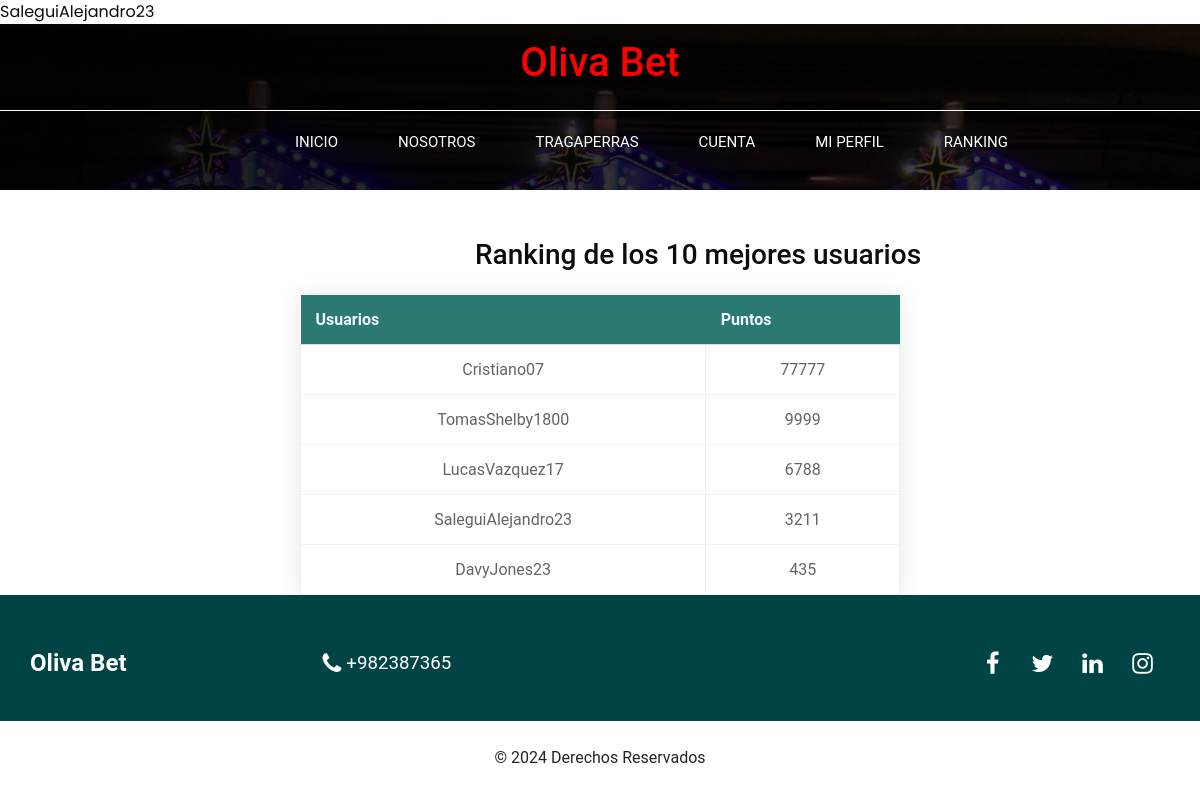
/finter-html/paginaRanking.php (signed in), run on an earlier commit of the app's database.
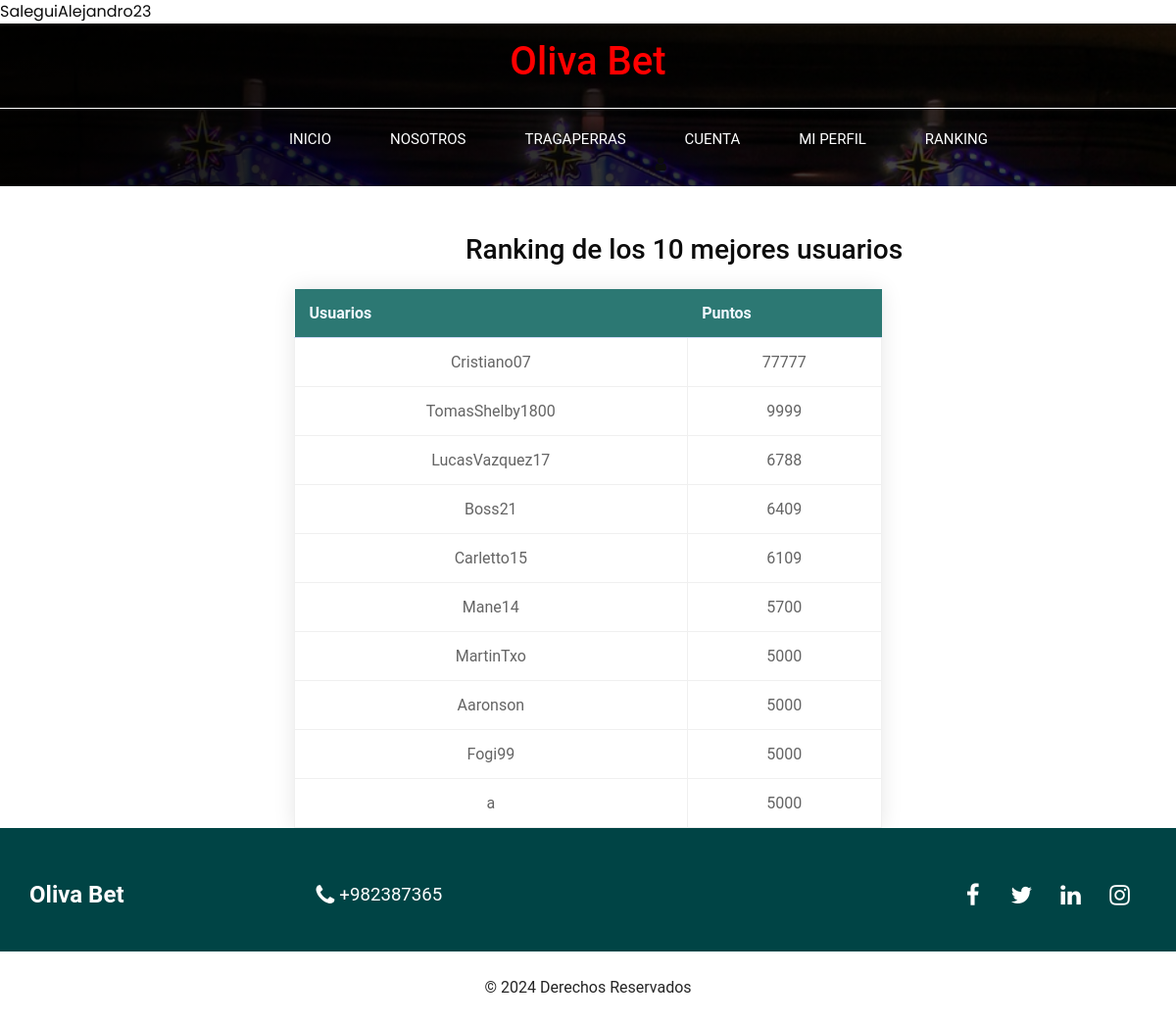
And on a later commit of the database.
### tables this page shows
CREATE TABLE `usuarios` (
  `idUsuario` int(11) NOT NULL,
  `nombreUsuario` varchar(220) NOT NULL,
  `contrasena` text NOT NULL,
  `correoelectronico` text NOT NULL,
  `puntos` int(11) NOT NULL,
  `fecha_Alta` timestamp NOT NULL DEFAULT current_timestamp(),
  `IP_Registro` varchar(50) NOT NULL
);

### finter-html/paginaRanking.php (the view, shortened to what this page needs)
<!DOCTYPE html>
<html>
<head>
  <link rel="stylesheet" type="text/css" href="css/bootstrap.css" />
  <link rel="stylesheet" type="text/css" href="https://cdnjs.cloudflare.com/ajax/libs/OwlCarousel2/2.3.4/assets/owl.carousel.min.css" />
  <link rel="stylesheet" href="https://cdnjs.cloudflare.com/ajax/libs/jquery-nice-select/1.1.0/css/nice-select.min.css" />
  <link href="css/font-awesome.min.css" rel="stylesheet" />
  <link href="css/style.css" rel="stylesheet" />
  <link href="css/responsive.css" rel="stylesheet" />
  <link href="css/tabla.css" rel="stylesheet" />
</head>
<body class="sub_page">
  <div class="hero_area">
    <div class="hero_bg_box">
      <img src="images/hero-bg.jpg" alt="">
    </div>
    <header class="header_section">
      <div class="header_top">
        <div class="container-fluid header_top_container">
          <div class="contact_nav">
            <a href="">
             <h1>Oliva Bet</h1>
            </a>
          </div>
        </div>
      </div>
      <div class="header_bottom">
        <div class="container-fluid">
          <nav class="navbar navbar-expand-lg custom_nav-container ">
            <div class="collapse navbar-collapse" id="navbarSupportedContent">
              <ul class="navbar-nav  ">
              <li class="nav-item active ">
                  <a class="nav-link" href="index.php">Inicio </a>
                </li>
                <li class="nav-item active">
                  <a class="nav-link" href="about.php"> Nosotros </a>
                </li>
                <li class="nav-item">
                  <a class="nav-link" href="service.php">Tragaperras</a>
                </li>
                <li class="nav-item">
                  <a class="nav-link" onclick="mostrarAaaaa()">Cuenta</a>
                    <i class="fa fa-user" aria-hidden="true"></i>
                </li>
                <li class="nav-item">
                  <a class="nav-link" href="cuenta.php">Mi perfil</a>
                </li>
                <li class="nav-item active">
                  <a class="nav-link" href="paginaRanking.php"> Ranking </a>
                </li>
                <form class="form-inline justify-content-center">
                  <button class="btn  my-2 my-sm-0 nav_search-btn" type="submit">
                  </button>
                </form>
              </ul>
            </div>
          </nav>
        </div>
      </div>
    </header>
  </div>
<div>
  <br><br>
<h3>Ranking de los 10 mejores usuarios</h3>
  <table>
    <th>Usuarios</th><th>Puntos</th>
    <?php
    $conn = mysqli_connect ("databaseolivabet.c7eigymywlgc.us-east-1.rds.amazonaws.com","crupiermaestro","sasamkdojojfaojjokefju9e","olivabet");
    $sql = "SELECT nombreUsuario, puntos FROM usuarios ORDER BY puntos DESC LIMIT 10";
    $result = $conn -> query($sql);
    if($result-> num_rows > 0){
        while($row = $result -> fetch_assoc()){
            echo "<tr><td>".$row ["nombreUsuario"]. "</td><td>".$row["puntos"]."</td></tr>";
        }
        echo "</table>";
    }
    else {
        echo "sin registros";
    }
    ?>
<div>
  <section class="info_section ">
    <div class="container">
      <div class="info_top">
        <div class="row">
          <div class="col-md-3 ">
            <a class="navbar-brand" href="index.php">
              Oliva Bet
            </a>
          </div>
          <div class="col-md-5 ">
            <div class="info_contact">
              <a href="">
                <i class="fa fa-phone" aria-hidden="true"></i>
                <span>
                  +982387365
                </span>
              </a>
            </div>
          </div>
          <div class="col-md-4 ">
            <div class="social_box">
              <a href="https://www.facebook.com/?locale=es_ES" target="_blank">
                <i class="fa fa-facebook" aria-hidden="true"></i>
              </a>
              <a href="https://twitter.com/?lang=es" target="_blank">
                <i class="fa fa-twitter" aria-hidden="true"></i>
              </a>
              <a href="https://es.linkedin.com/" target="_blank">
                <i class="fa fa-linkedin" aria-hidden="true"></i>
              </a>
              <a href="https://www.instagram.com/" target="_blank">
                <i class="fa fa-instagram" aria-hidden="true"></i>
              </a>
            </div>
          </div>
        </div>
      </div>
  </section>
  <footer class="footer_section">
    <div class="container">
      <p>
        &copy; <span id="displayYear"></span> Derechos Reservados
      </p>
    </div>
  </footer>
</body>
</html>

### finter-html/css/style.css (style rules this page uses)
body { font-family: 'Poppins', sans-serif; color: #0c0c0c; background-color: #ffffff; overflow-x: hidden; }
h3 { margin-left: 475px; }
a, a:hover, a:focus { text-decoration: none; }
.btn, .btn:focus { outline: none !important; -webkit-box-shadow: none; box-shadow: none; }
.hero_area { position: relative; min-height: 100vh; display: -webkit-box; display: -ms-flexbox; display: flex; -webkit-box-orient: vertical; -webkit-box-direction: normal; -ms-flex-direction: column; flex-direction: column; }
.hero_area .hero_bg_box { position: absolute; top: 0; left: 0; width: 100%; height: 100%; overflow: hidden; z-index: -1; }
.hero_area .hero_bg_box img { width: auto; height: auto; min-width: 100%; min-height: 100%; }
.hero_area .hero_bg_box::before { content: ""; position: absolute; top: 0; left: 0; width: 100%; height: 100%; background: -webkit-gradient(linear, left top, right top, from(rgba(0, 0, 0, 0.9)), to(rgba(0, 0, 0, 0.7))); background: linear-gradient(to right, rgba(0, 0, 0, 0.9), rgba(0, 0, 0, 0.7)); }
.sub_page .hero_area { min-height: auto; }
.header_section .header_top { padding: 15px 0; border-bottom: 1px solid #ffffff; }
.header_section .header_top .header_top_container { display: -webkit-box; display: -ms-flexbox; display: flex; -webkit-box-pack: justify; -ms-flex-pack: justify; justify-content: space-between; -webkit-box-align: center; -ms-flex-align: center; align-items: center; }
.header_section .header_top .contact_nav { display: -webkit-box; display: -ms-flexbox; display: flex; -webkit-box-pack: justify; -ms-flex-pack: justify; justify-content: space-between; -webkit-box-flex: 1; -ms-flex: 1; flex: 1; }
.header_section .header_top .contact_nav a { color: #ff0000; display: -webkit-box; display: -ms-flexbox; display: flex; -webkit-box-align: center; -ms-flex-align: center; align-items: center; -webkit-box-pack: center; -ms-flex-pack: center; justify-content: center; }
.header_section .header_bottom { padding: 15px 0; }
.header_section .header_bottom .container-fluid { position: center; }
.navbar-brand { color: #ffffff; font-weight: bold; font-size: 24px; }
.custom_nav-container { padding: 0; }
.custom_nav-container .navbar-nav { margin-left: 250px; }
.custom_nav-container .navbar-nav .nav-item .nav-link { padding: 5px 30px; color: #ffffff; text-align: center; text-transform: uppercase; border-radius: 5px; font-size: 15px; -webkit-transition: all .3s; transition: all .3s; }
.custom_nav-container .nav_search-btn { width: 35px; height: 35px; padding: 0; border: none; color: #ffffff; }
.info_section { background-color: #004445; color: #ffffff; padding: 45px 0 10px 0; }
.info_section .info_top { margin-bottom: 25px; }
.info_section .info_top .row { -webkit-box-align: center; -ms-flex-align: center; align-items: center; }
.info_section .info_contact { display: -webkit-box; display: -ms-flexbox; display: flex; -webkit-box-pack: justify; -ms-flex-pack: justify; justify-content: space-between; min-width: 245px; }
.info_section .info_contact a { display: -webkit-box; display: -ms-flexbox; display: flex; -webkit-box-align: center; -ms-flex-align: center; align-items: center; color: #ffffff; }
.info_section .info_contact a i { margin-right: 5px; font-size: 24px; }
.info_section .social_box { display: -webkit-box; display: -ms-flexbox; display: flex; -webkit-box-pack: end; -ms-flex-pack: end; justify-content: flex-end; }
.info_section .social_box a { display: -webkit-box; display: -ms-flexbox; display: flex; -webkit-box-pack: center; -ms-flex-pack: center; justify-content: center; -webkit-box-align: center; -ms-flex-align: center; align-items: center; width: 45px; height: 45px; border-radius: 5px; color: #ffffff; margin-right: 5px; font-size: 24px; }
.footer_section { position: relative; background-color: #ffffff; text-align: center; }
.footer_section p { color: #252525; padding: 25px 0; margin: 0; }
* { padding:0; margin:0; font-family: 'Roboto', sans-serif; }
table { width: 800px; border-collapse: collapse; overflow: hidden; box-shadow: 0 0 20px rgba(0,0,0,0.1); }
th, td { padding: 15px; background-color: rgba(255,255,255,0.2); color: rgb(0, 0, 0); }
th { text-align: left; }

### finter-html/css/responsive.css (style rules this page uses)
@media (min-width: 1200px) { .container { max-width: 1170px; } }

What changed in the data, as far as the page shows it:
no longer on this page (row edited): usuarios: nombreUsuario "SaleguiAlejandro23", puntos "3211"
no longer on this page (row unchanged): usuarios: nombreUsuario "DavyJones23", puntos "435"
added usuarios: nombreUsuario "Boss21", puntos "6409"
added usuarios: nombreUsuario "Carletto15", puntos "6109"
added usuarios: nombreUsuario "Mane14", puntos "5700"
added usuarios: nombreUsuario "MartinTxo", puntos "5000"
added usuarios: nombreUsuario "Aaronson", puntos "5000"
added usuarios: nombreUsuario "Fogi99", puntos "5000"
added usuarios: nombreUsuario "a", puntos "5000"
